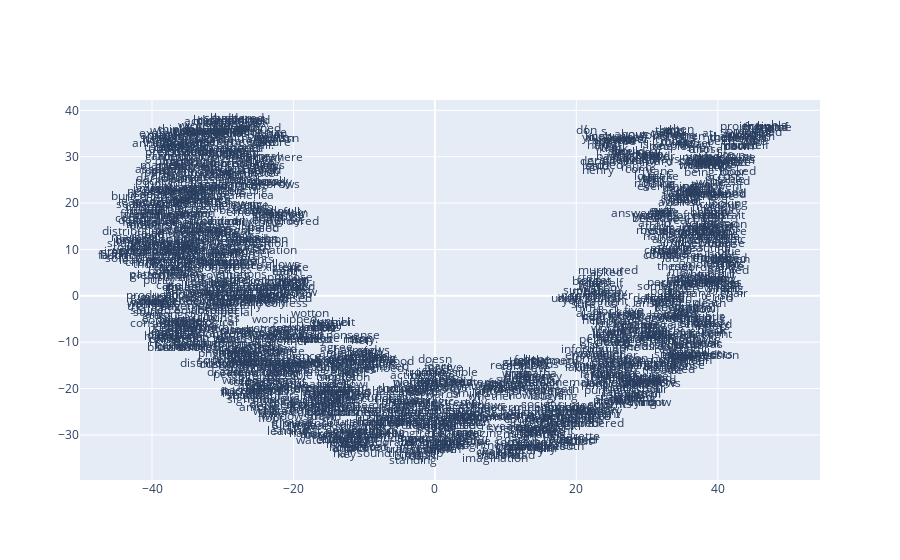

Write notebook code for a chart like this one.
### Code cell
def plot_with_plotly(x_vals, y_vals, labels, plot_in_notebook=True):
    from plotly.offline import init_notebook_mode, iplot, plot
    import plotly.graph_objs as go

    trace = go.Scatter(x=x_vals, y=y_vals, mode='text', text=labels)
    data = [trace]

    if plot_in_notebook:
        init_notebook_mode(connected=True)
        iplot(data, filename='word-embedding-plot')
    else:
        plot(data, filename='word-embedding-plot.html')


def plot_with_matplotlib(x_vals, y_vals, labels):
    import matplotlib.pyplot as plt
    import random

    random.seed(0)

    plt.figure(figsize=(12, 12))
    plt.scatter(x_vals, y_vals)

    #
    # Label randomly subsampled 25 data points
    #
    indices = list(range(len(labels)))
    selected_indices = random.sample(indices, 25)
    for i in selected_indices:
        plt.annotate(labels[i], (x_vals[i], y_vals[i]))

try:
    get_ipython()
except Exception:
    plot_function = plot_with_matplotlib
else:
    plot_function = plot_with_plotly

plot_function(x_vals, y_vals, labels)

### Figure 1 — Plotly figure (JSON) as saved in the notebook; plotly's stock layout.template omitted (floating-point values rounded to 4 significant figures; data arrays with more than 128 entries replaced by an {"elided": "..."} marker saying what was removed)
{"data": [{"mode": "text", "text": {"elided": "1636 str values"}, "x": {"elided": "1636 float values"}, "y": {"elided": "1636 float values"}, "type": "scatter"}], "layout": {}}
